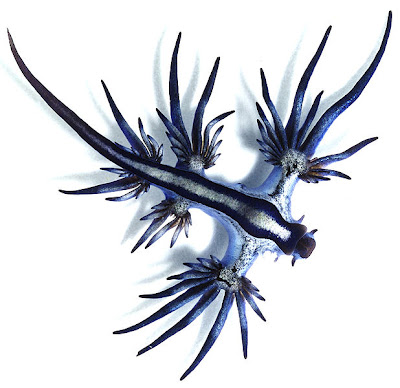
#> input picture Embedding_Hiding_Image_Within_Image__with_N_bit_LSB_encoding/Glaucus_atlanticus.jpg, 400 x 388 px, found by its file name
$ python embedding_hiding_image_within_image_with_lsb_encoding.py
#> lines starting #> are read from the running program, lines starting #| are printed output that depends on the picture
import numpy as np

# [108 lines left out: functions allocate_data_bits_by_n_size_bits_into_byte_arrays, bit_stream_to_int_array, convert_int8_to_bit_stream, extract_n_bits_from_lsb, insert_into_lsb_bits, not called in this run]

def mask_last_n_bits(data_in_dec, N):
    # 0 < N <= 8
    bit_8_mask = int('11111111', 2)
    bit_8_mask_shifted = np.left_shift(bit_8_mask, N)  # left shift
    bit_8_mask = np.bitwise_and(bit_8_mask_shifted, bit_8_mask)
    data_in_dec_masked = np.bitwise_and(data_in_dec, bit_8_mask)

    return data_in_dec_masked

def rgb2gray(rgb_image):
    return np.dot(rgb_image[..., :3], [0.2989, 0.5870, 0.1140])

# Example usage:
import cv2
import matplotlib.pyplot as plt
import numpy as np

# Functions (already defined above)

# Usage
target_image_file = 'Glaucus_atlanticus.jpg'
target_image = plt.imread(target_image_file)
#> target_image is the input picture: shape (388, 400, 3); mean R, G, B 212.7, 215.6, 222
target_image_in_gray = cv2.cvtColor(target_image, cv2.COLOR_RGB2GRAY)
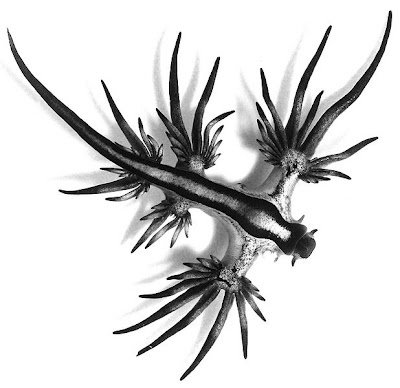
#> target_image_in_gray: shape (388, 400); min 0, max 255, mean 215.5

N = 1
data_in_dec = target_image_in_gray
data_in_dec_masked = mask_last_n_bits(data_in_dec, N)

# Assuming section_getImageBitStream is equivalent to the following:
new_row_size = round(data_in_dec_masked.shape[0] / 2)
#> new_row_size = 194
new_col_size = round(data_in_dec_masked.shape[1] / 2)
#> new_col_size = 200
data_in_dec_masked = cv2.resize(data_in_dec_masked, (new_col_size, new_row_size))
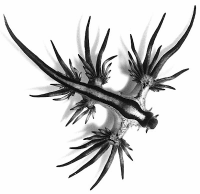
#> data_in_dec_masked: shape (194, 200); min 1, max 254, mean 214.8

target_image_file = 'imageLowRes_00.jpg'
#> (the run stopped early here; a loop or call above may not have finished)

$ run again, with Embedding_Hiding_Image_Within_Image__with_N_bit_LSB_encoding/imageWithinImage_LSB_coding.png saved as Embedding_Hiding_Image_Within_Image__with_N_bit_LSB_encoding/Glaucus_atlanticus.jpg
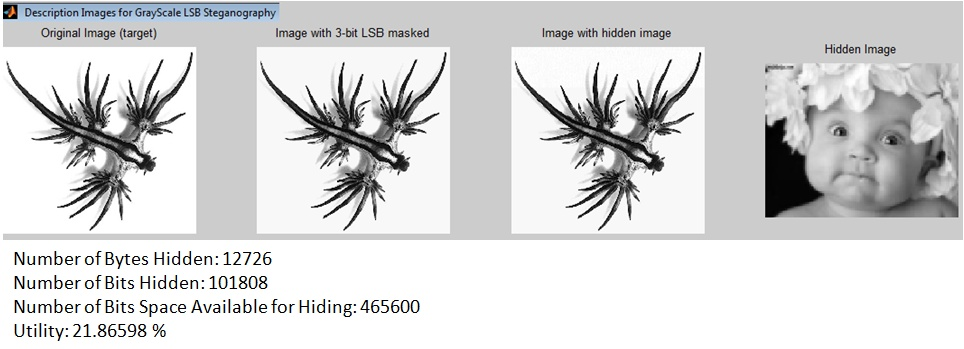
#> input picture Embedding_Hiding_Image_Within_Image__with_N_bit_LSB_encoding/imageWithinImage_LSB_coding.png, 964 x 349 px, found by its file name
#> target_image is the input picture: shape (349, 964, 3); mean R, G, B 213.6, 214, 214.2
#> `data_in_dec_masked = cv2.resize(data_in_dec_masked, (new_col_size, new..`:
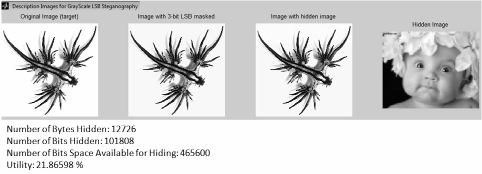
#> data_in_dec_masked: shape (174, 482); min 0, max 254, mean 213.5
